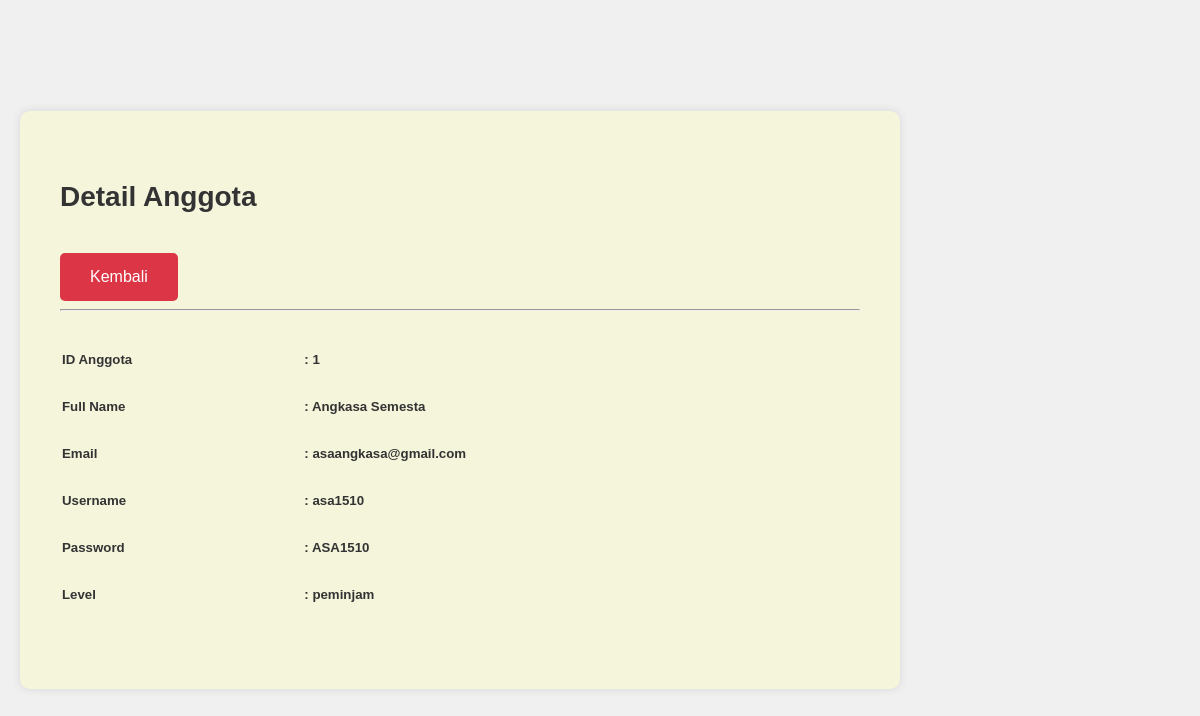
Page /heelibrary_new/adm/data/detail_agt.php?iduser=1 on the committed database.
### tables this page shows
CREATE TABLE `user` (
  `IDuser` int(11) NOT NULL,
  `fullname` varchar(255) NOT NULL,
  `email` varchar(255) NOT NULL,
  `username` varchar(255) NOT NULL,
  `password` varchar(255) NOT NULL,
  `level` enum('admin','petugas','peminjam') NOT NULL
);

### heelibrary_new/adm/data/detail_agt.php (the view, shortened to what this page needs)
<!doctype html>
<html lang="en">
  <head>
    <link rel="stylesheet" href ='../../css/dtl.css'>
  </head>
  <body>
        <div class="container" style="margin-top: 5rem;">
            <div class="card">
                <div class="row m-4">
                    <?php
                    include '../../koneksi/koneksi.php';
                    if (isset($_GET['iduser'])) {
                       $id = $_GET['iduser'];
                    }else {
                        die ("Error, Data Tidak Ditemukan");
                    }
                    $query = mysqli_query($koneksi, "SELECT * FROM user WHERE IDuser='$id' ");
                    $result = mysqli_fetch_array($query);
                    ?>
                    <div class="col">
                                 <h2>Detail Anggota</h2>
                                 <a href="../anggota.php" class="btn btn-danger">Kembali</a>
                                 <hr>
                        <table>
                        <tr>
                                <td><h5>ID Anggota </h5></td>
                                <td><h5>: <?php echo $result['IDuser'];?></h5></td>
                            </tr>
                            <tr>
                                <td><h5>Full Name </h5></td>
                                <td><h5>: <?php echo $result['fullname'];?></h5></td>
                            </tr>
                            <tr>
                                <td><h5>Email </h5></td>
                                <td><h5>: <?php echo $result['email'];?></h5></td>
                            </tr>
                            <tr>
                                <td><h5>Username </h5></td>
                                <td><h5>: <?php echo $result['username'];?></h5></td>
                            </tr>
                            <tr>
                                <td><h5>Password </h5></td>
                                <td><h5>: <?php echo $result['password'];?></h5></td>
                            </tr>
                            <tr>
                                <td><h5>Level </h5></td>
                                <td><h5>: <?php echo $result['level'];?></h5></td>
                            </tr>
                        </table>
                    </div>
                </div>
            </div>
        </div>
  </body>
</html>

### heelibrary_new/css/dtl.css (style rules this page uses)
body { font-family: Arial, sans-serif; margin: 0; padding: 0; background-color: #f0f0f0; color: #333; }
.container { display: flex; justify-content: flex-start; align-items: center; height: 80vh; padding-left: 20px; }
.card { background-color: beige; border-radius: 10px; box-shadow: 0 0 10px rgba(0, 0, 0, 0.1); padding: 40px; width: 90%; max-width: 800px; }
.row { margin: 30px -15px; }
.col { flex: 1; padding: 0 15px; }
.col h2 { margin-top: 1.5rem; font-size: 28px; }
.btn { display: inline-block; margin-top: 1rem; padding: 15px 30px; background-color: #dc3545; color: #fff; border: none; border-radius: 5px; text-decoration: none; }
table { width: 100%; margin-top: 1.5rem; }
table td { padding: 15px 0; }
table td h5 { margin: 0; font-weight: bold; }

### rows in the picture
user: IDuser "1", fullname "Angkasa Semesta", email "asaangkasa@gmail.com", username "asa1510", password "ASA1510", level "peminjam"
